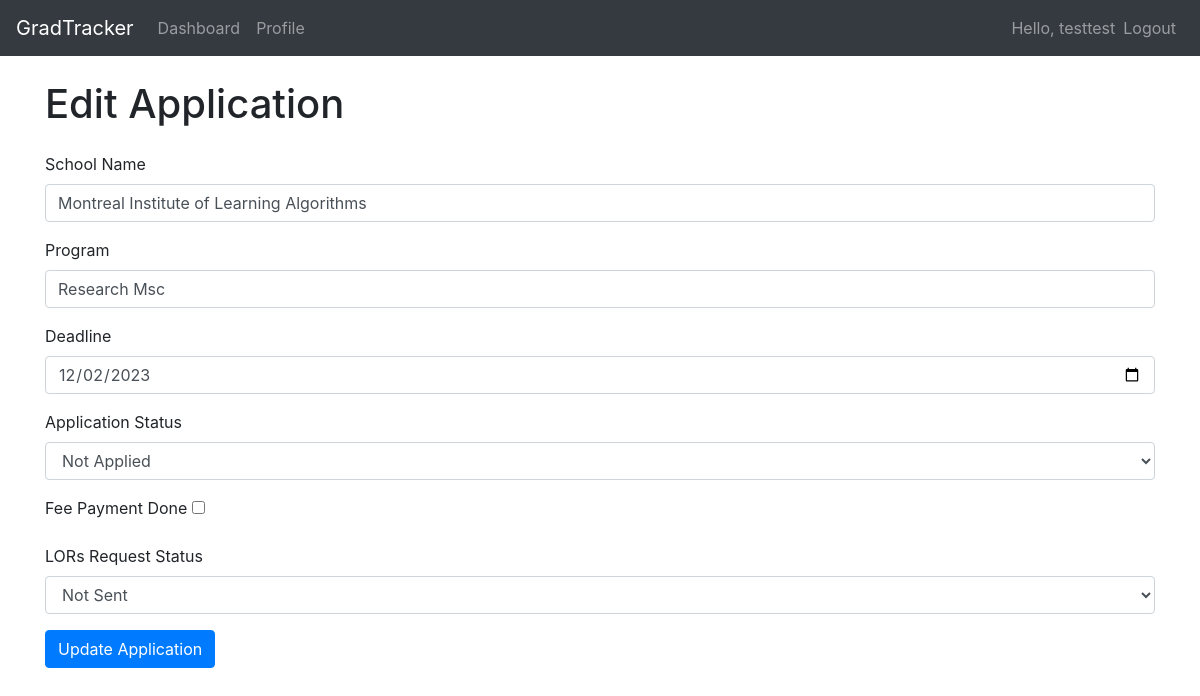
The page /application/edit/1 (signed in) on the database as committed earlier.
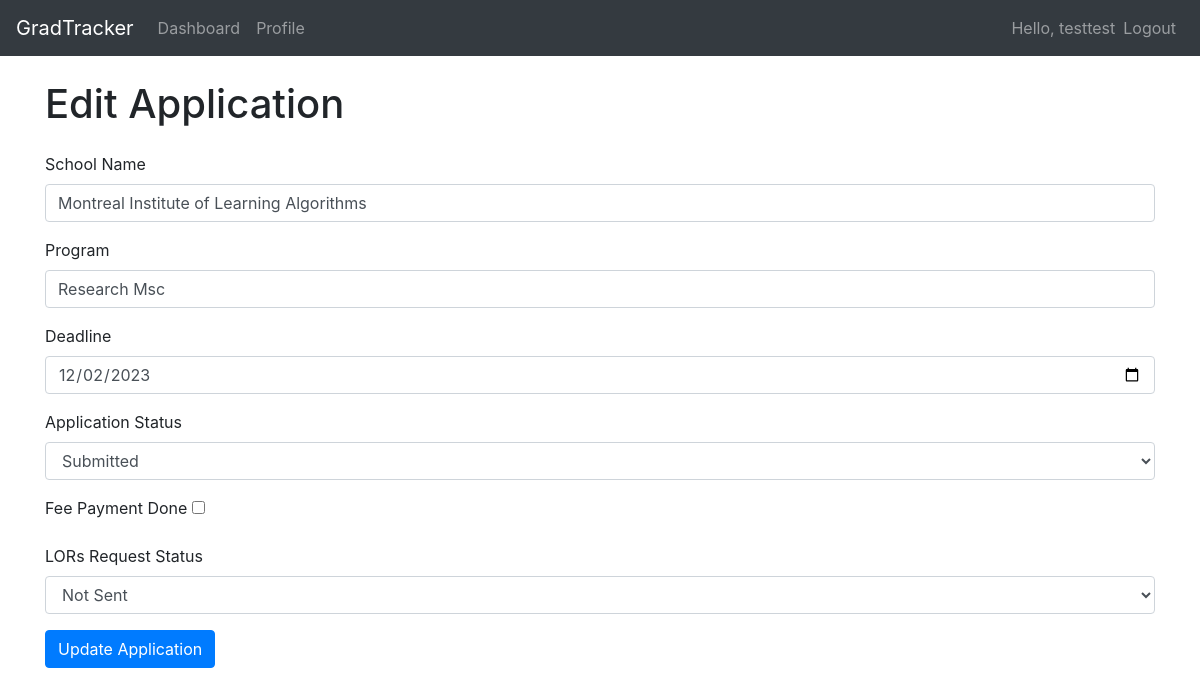
The same page on the database as committed later.
### app/models/models.py (models this page shows)
class Application(db.Model):
    id = db.Column(db.Integer, primary_key=True)
    school_name = db.Column(db.String(1000))
    program = db.Column(db.String(1000))
    deadline = db.Column(db.DateTime(timezone=True), default=func.now())  # Updated to include time
    application_status = db.Column(db.String(100), default="not_applied")
    fee_payment_done = db.Column(db.Boolean, default=False)
    lors_request = db.Column(db.String(100), default="not_sent")
    user_id = db.Column(db.Integer, db.ForeignKey('user.id'))

### app/routes/views.py (the view, shortened to what this page needs)
@main.route('/application/edit/<int:application_id>', methods=['GET', 'POST'])
@login_required
def edit_application(application_id):
    application = Application.query.get_or_404(application_id)
    form = ApplicationForm(obj=application)
    return render_template('edit_application.html', form=form, application_id=application_id)

### app/forms.py
class ApplicationForm(FlaskForm):
    school_name = StringField('School Name', validators=[DataRequired(), Length(max=1000)])
    program = StringField('Program', validators=[DataRequired(), Length(max=1000)])
    deadline = DateField('Deadline', validators=[DataRequired()], format='%Y-%m-%d')  # Updated to DateTimeField
    application_status = SelectField('Application Status', choices=[('not_applied', 'Not Applied'), ('submitted', 'Submitted'), ('in_process', 'In Process')], validators=[DataRequired()])
    fee_payment_done = BooleanField('Fee Payment Done')
    lors_request = SelectField('LORs Request Status', choices=[('not_sent', 'Not Sent'), ('sent', 'Sent')], validators=[DataRequired()])

### app/__init__.py (called while the page is built)
@login_manager.user_loader
def load_user(user_id):
    return User.query.get(int(user_id))

### app/templates/edit_application.html (shortened to what this page needs)
{% extends 'layout.html' %}
{% block content %}
    <h1>Edit Application</h1>
    <form action="{{ url_for('main.edit_application', application_id=application_id) }}" method="post" class="mt-4">
        <div class="form-group">
            {{ form.school_name.label }}
            {{ form.school_name(class="form-control") }}
        </div>
        <div class="form-group">
            {{ form.program.label }}
            {{ form.program(class="form-control") }}
        </div>
	<div class="form-group">
            {{ form.deadline.label }}
            {{ form.deadline(class="form-control") }}
        </div>
	<div class="form-group">
            {{ form.application_status.label }}
            {{ form.application_status(class="form-control") }}
        </div>
        <div class="form-group">
            {{ form.fee_payment_done.label }}
            {{ form.fee_payment_done() }}
        </div>
        <div class="form-group">
            {{ form.lors_request.label }}
            {{ form.lors_request(class="form-control") }}
        </div>
	<button type="submit" class="btn btn-primary">Update Application</button>
    </form>
{% endblock %}

Rows that differ between the two databases and show on the page:
changed Application "Montreal Institute of Learning Algorithms": application_status "Not Applied" → "Submitted"
